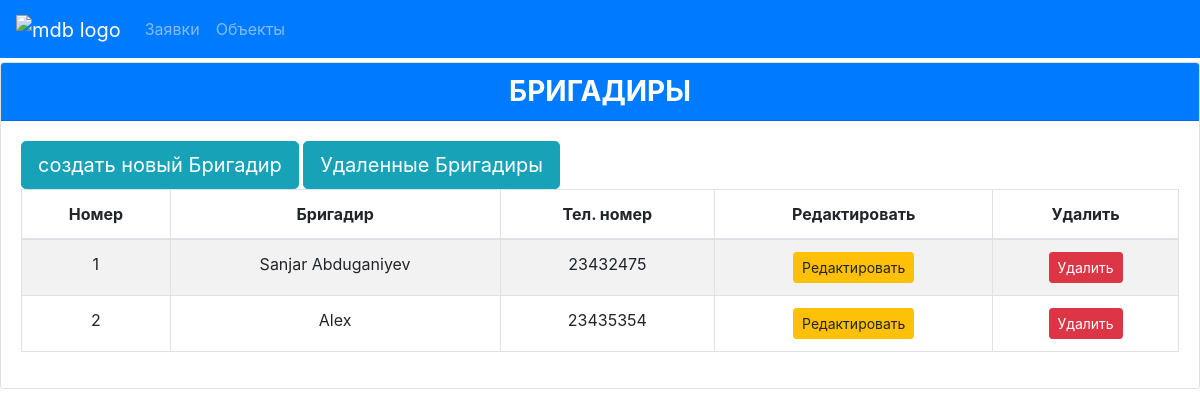
Screenshot of /brigadirs/ (signed in) with the database file from the repository.
### orders/models.py (models this page shows, shortened)
class Brigadir(models.Model):
    name = models.CharField(max_length=150, verbose_name='Ф.И.О. Бригадира')
    phone = models.CharField(max_length=9, verbose_name='Номер телефона')
    is_active = models.IntegerField(choices=IS_ACTIVE, default='1', verbose_name='Активность')
    class Meta:
        verbose_name = ("Бригадир")
        verbose_name_plural = ("Бригадиры")

### orders/views.py (the view)
# urls.py: path('brigadirs/', brigadirs, name='brigadirs'),
@login_required
def brigadirs(request):
    brigadirs = Brigadir.objects.filter(is_active=1)
    context = {'brigadirs': brigadirs}
    return render(request, 'brigadir/brigadir.html', context=context)

### templates/brigadir/brigadir.html (shortened to what this page needs)
{% extends 'base.html' %}
{% block content %}
{% load bootstrap_icons %}
<div class="card">
  <h3 class="card-header text-center font-weight-bold text-uppercase bg-primary" style="color: white;">
    Бригадиры
  </h3>
  <div class="card-body">
    <div id="table" class="table-editable">
      <a href="{% url 'create_brigadir' %}" type="submit" class="btn btn-info btn-lg btn">создать новый Бригадир</a>
      <a href="{% url 'deleted_brigadirs' %}" type="submit" class="btn btn-info btn-lg btn">Удаленные Бригадиры</a>
      <table class="table table-bordered table-responsive-md table-striped text-center">
        <thead>
          <tr>
            <th class="text-center">Номер</th>
            <th class="text-center">Бригадир</th>
            <th class="text-center">Тел. номер</th>
            <th class="text-center">Редактировать</th>
            <th class="text-center">Удалить</th>
          </tr>
        </thead>
        <tbody>
          {% for brigadir in brigadirs %}
          <tr>
            <td class="pt-3-half" contenteditable="false">{{ forloop.counter }}</td>
            <td class="pt-3-half" contenteditable="false">{{ brigadir.name }}</td>
            <td class="pt-3-half" contenteditable="false">{{ brigadir.phone }}</td>
            <td>
              <span class="table-remove"
                ><a href={% url 'update_brigadir' brigadir.id %} type="button" class="btn btn-warning btn-rounded btn-sm my-0" >
                  Редактировать
                </a></span>
            </td>
            <td>
              <span class="table-remove"
                ><a href={% url 'delete_brigadir' brigadir.id %} type="button" class="btn btn-danger btn-rounded btn-sm my-0" style="color: white">
                  Удалить
                </a></span>
            </td>
          </tr>
          {% endfor %}
        </tbody>
      </table>
    </div>
  </div>
</div>
  {% endblock %}

### rows the page displays
Brigadir: name "Sanjar Abduganiyev", phone "23432475"
Brigadir: name "Alex", phone "23435354"
